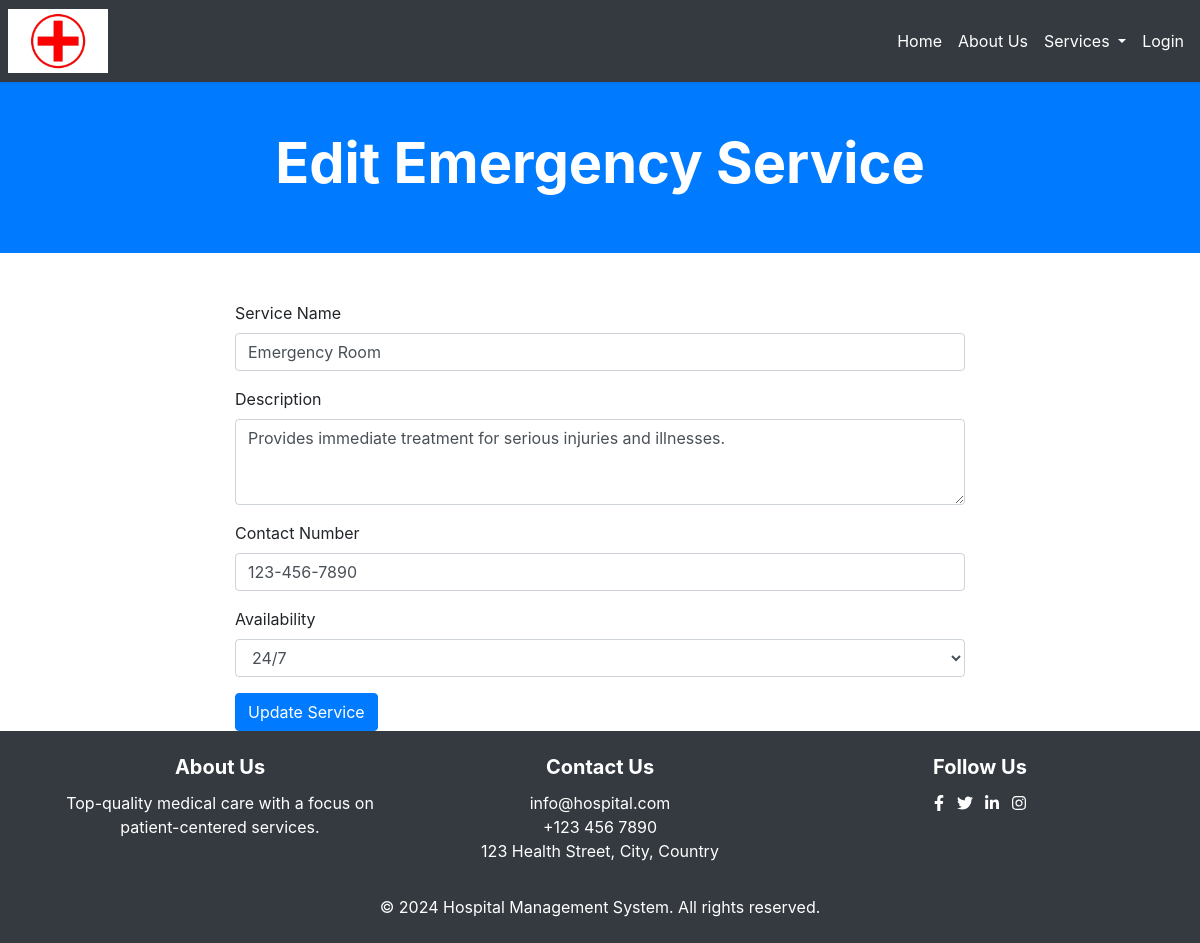
Page /edit_emergency_service.php?id=1 on the committed database.
### tables this page shows
CREATE TABLE `emergency_services` (
  `id` int(11) NOT NULL,
  `service_name` varchar(255) NOT NULL,
  `description` text DEFAULT NULL,
  `contact_number` varchar(20) NOT NULL,
  `availability` enum('24/7','Weekdays','Weekends') DEFAULT '24/7',
  `created_at` timestamp NOT NULL DEFAULT current_timestamp()
);

### edit_emergency_service.php (the view, shortened to what this page needs)
<?php
include('header.php');
include('db_connection.php');
$id = $_GET['id'];
$query = "SELECT * FROM emergency_services WHERE id = ?";
$stmt = $conn->prepare($query);
$stmt->bind_param('i', $id);
$stmt->execute();
$result = $stmt->get_result();
$row = $result->fetch_assoc();
?>
<header class="bg-primary text-white text-center py-5">
    <div class="container">
        <h1 class="display-4 font-weight-bold">Edit Emergency Service</h1>
    </div>
</header>
<main class="container mt-5">
    <div class="row">
        <div class="col-md-8 offset-md-2">
            <form action="edit_emergency_service.php?id=<?php echo $id; ?>" method="post">
                <div class="form-group">
                    <label for="service_name">Service Name</label>
                    <input type="text" class="form-control" id="service_name" name="service_name" value="<?php echo htmlspecialchars($row['service_name']); ?>" required>
                </div>
                <div class="form-group">
                    <label for="description">Description</label>
                    <textarea class="form-control" id="description" name="description" rows="3"><?php echo htmlspecialchars($row['description']); ?></textarea>
                </div>
                <div class="form-group">
                    <label for="contact_number">Contact Number</label>
                    <input type="text" class="form-control" id="contact_number" name="contact_number" value="<?php echo htmlspecialchars($row['contact_number']); ?>" required>
                </div>
                <div class="form-group">
                    <label for="availability">Availability</label>
                    <select class="form-control" id="availability" name="availability">
                        <option value="24/7" <?php echo ($row['availability'] == '24/7') ? 'selected' : ''; ?>>24/7</option>
                    </select>
                </div>
                <button type="submit" class="btn btn-primary">Update Service</button>
            </form>
        </div>
    </div>
</main>
<?php include('footer.php'); ?>

### styles.css (style rules this page uses)
html, body { height: 100%; margin: 0; }
body { display: flex; flex-direction: column; }
main { flex: 1; }

### rows in the picture
emergency_services: service_name "Emergency Room", description "Provides immediate treatment for serious injuries and illnesses.", contact_number "123-456-7890", availability "24/7"
